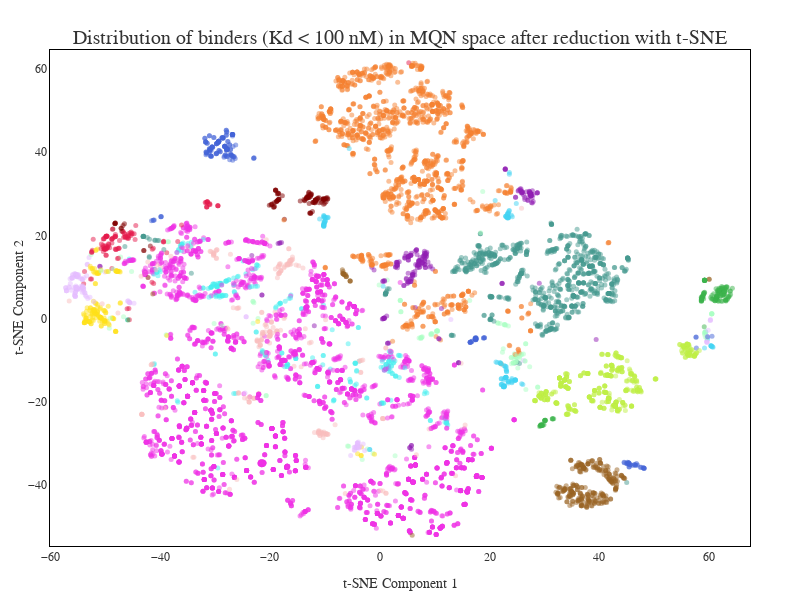

Source (notebook cell):
### Code cell
visualize_pickle_scatter(
    # fname=f"bindingdb_mix_tsne_perp30,60,90_ee40",
    fname=f"bindingdb_mqn_tsne_perp30,60,90_ee40",
    method="t-SNE",
    # desc_type="MIX",
    desc_type="MQN",
    # figure_fname=f"bindingdb_mqn_tsne_perp60_ee40",
    data_index=1,
    width=800,
    height=600,
)

### Figure 1 — Plotly figure (JSON) as saved in the notebook; plotly's stock layout.template omitted (floating-point values rounded to 4 significant figures; data arrays with more than 128 entries replaced by an {"elided": "..."} marker saying what was removed)
{"data": [{"marker": {"color": {"elided": "7387 str values"}, "colorscale": [[0, "rgb(0,0,0)"], [0.3333, "rgb(230,0,0)"], [0.6667, "rgb(255,210,0)"], [1, "rgb(255,255,255)"]], "opacity": 0.5, "showscale": false, "size": 5}, "mode": "markers", "name": "Perplexity 60, Early Exaggeration 40", "text": {"elided": "7387 str values"}, "type": "scatter", "visible": true, "x": {"elided": "7387 float values"}, "y": {"elided": "7387 float values"}}], "layout": {"font": {"color": "#333333", "family": "Helvetica", "size": 12}, "height": 600, "legend": {"font": {"color": "#333333", "family": "Helvetica", "size": 12}}, "margin": {"b": 50, "l": 50, "r": 50, "t": 50}, "paper_bgcolor": "white", "plot_bgcolor": "white", "showlegend": false, "title": {"font": {"color": "#333333", "family": "Helvetica", "size": 20}, "text": "Distribution of binders (Kd < 100 nM) in MQN space after reduction with t-SNE", "x": 0.5, "xanchor": "center", "y": 0.95, "yanchor": "top"}, "width": 800, "xaxis": {"gridcolor": "#e2e2e2", "gridwidth": 1, "linecolor": "#000000", "linewidth": 1, "mirror": true, "range": [-60.05, 67.42], "showgrid": false, "showticklabels": true, "tickfont": {"color": "#333333", "family": "Helvetica", "size": 12}, "title": {"font": {"color": "#333333", "family": "Helvetica", "size": 14}, "text": "t-SNE Component 1"}, "zeroline": false}, "yaxis": {"gridcolor": "#e2e2e2", "gridwidth": 1, "linecolor": "#000000", "linewidth": 1, "mirror": true, "range": [-54.6, 64.57], "showgrid": false, "showticklabels": true, "tickfont": {"color": "#333333", "family": "Helvetica", "size": 12}, "title": {"font": {"color": "#333333", "family": "Helvetica", "size": 14}, "standoff": 0, "text": "t-SNE Component 2"}, "zeroline": false}}}
